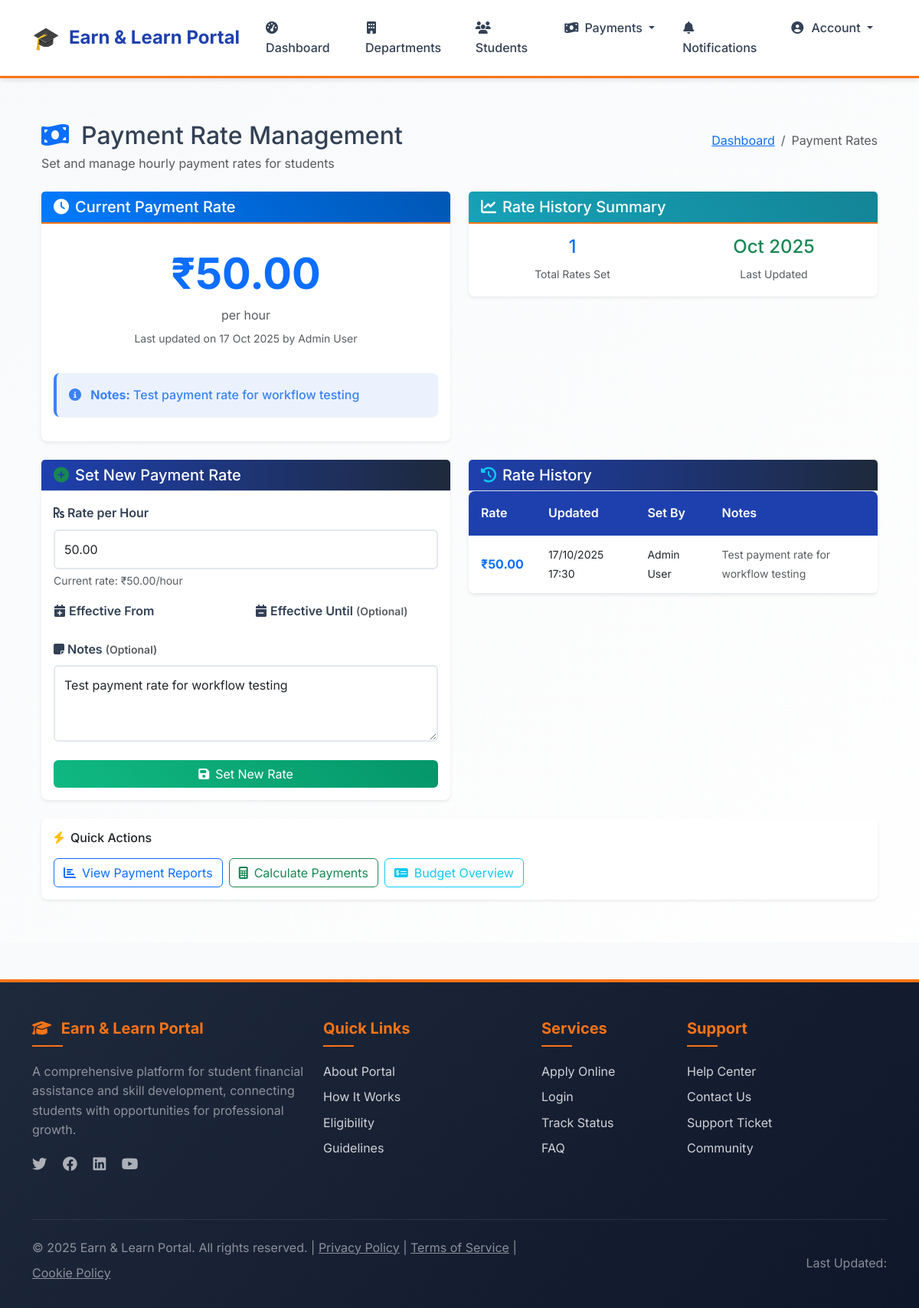
The page /scheme/payments/rates/ (signed in) on the database its author committed.
### scheme/models.py (models this page shows, shortened)
class PaymentRate(models.Model):
    rate_per_hour = models.DecimalField(
        max_digits=8,
        decimal_places=2,
        validators=[MinValueValidator(Decimal('0.01'))],
        help_text="Payment rate per hour in INR"
    )
    set_by = models.ForeignKey(
        settings.AUTH_USER_MODEL,
        on_delete=models.SET_NULL,
        null=True,
        limit_choices_to={'role': 'el_coordinator'},
        related_name='payment_rates_set'
    )
    created_at = models.DateTimeField(auto_now_add=True)
    updated_at = models.DateTimeField(auto_now=True)
    notes = models.TextField(blank=True, null=True, help_text="Optional notes about this rate change")
    class Meta:
        ordering = ['-updated_at']
        verbose_name = "Payment Rate"
        verbose_name_plural = "Payment Rate"
    @classmethod
    def get_current_rate(cls):
        try:
            return cls.objects.first()
        except cls.DoesNotExist:
            return None

### users/models.py (models this page shows, shortened)
class User(AbstractUser):
    ROLE_CHOICES = [
        ('student', 'Student'),
        ('department_encharge', 'Department Encharge'),
        ('el_coordinator', 'E & L Coordinator'),
        ('admin', 'Admin'),
    ]
    role = models.CharField(max_length=20, choices=ROLE_CHOICES, default='student')
    is_registered = models.BooleanField(default=False)
    groups = models.ManyToManyField(Group, related_name="custom_user_groups", blank=True)
    user_permissions = models.ManyToManyField(Permission, related_name="custom_user_permissions", blank=True)
    def get_full_name(self):
        if self.role == 'student':
            scheme_app = self.get_scheme_application()
            if scheme_app:
                middle_name = f" {scheme_app.middle_name}" if scheme_app.middle_name else ""
                return f"{scheme_app.first_name}{middle_name} {scheme_app.last_name}".strip()
        return super().get_full_name() or self.username

### users/decorators.py (the view)
        def wrapper(request, *args, **kwargs):
            if request.user.is_authenticated and hasattr(request.user, 'role'):
                if isinstance(required_role, list):
                    if request.user.role in required_role:
                        return view_func(request, *args, **kwargs)
                else:
                    if request.user.role == required_role:
                        return view_func(request, *args, **kwargs)
                return HttpResponseForbidden("You are not authorized to access this page.")
            return HttpResponseForbidden("You are not authorized to access this page.")

### templates/scheme/payment_rate_management.html (shortened to what this page needs)
{% extends "base.html" %}
{% load static %}
{% block content %}
<div class="container-fluid py-4">
    <div class="row">
        <div class="col-12">
            <div class="page-header mb-4">
                <div class="d-flex justify-content-between align-items-center">
                    <div>
                        <h2 class="page-title mb-1">
                            <i class="fas fa-money-bill-wave text-primary me-3"></i>Payment Rate Management
                        </h2>
                        <p class="text-muted mb-0">Set and manage hourly payment rates for students</p>
                    </div>
                    <nav aria-label="breadcrumb">
                        <ol class="breadcrumb">
                            <li class="breadcrumb-item"><a href="{% url 'el_coordinator_dashboard' %}">Dashboard</a></li>
                            <li class="breadcrumb-item active">Payment Rates</li>
                        </ol>
                    </nav>
                </div>
            </div>
        </div>
    </div>
    <div class="row mb-4">
        <div class="col-md-6">
            <div class="card border-0 shadow-sm">
                <div class="card-header bg-gradient-primary text-white">
                    <h5 class="card-title mb-0">
                        <i class="fas fa-clock me-2"></i>Current Payment Rate
                    </h5>
                </div>
                <div class="card-body">
                    {% if current_rate %}
                        <div class="text-center py-3">
                            <h1 class="display-4 text-primary mb-2">₹{{ current_rate.rate_per_hour }}</h1>
                            <p class="text-muted mb-1">per hour</p>
                            <small class="text-muted">
                                Last updated on {{ current_rate.updated_at|date:"d M Y" }}
                                by {{ current_rate.set_by.get_full_name|default:current_rate.set_by.username }}
                            </small>
                        </div>
                        {% if current_rate.notes %}
                            <div class="alert alert-info mt-3">
                                <i class="fas fa-info-circle me-2"></i>
                                <strong>Notes:</strong> {{ current_rate.notes }}
                            </div>
                        {% endif %}
                    {% else %}
                        <div class="text-center py-4">
                            <i class="fas fa-exclamation-triangle fa-3x text-warning mb-3"></i>
                            <h5 class="text-muted">No Active Payment Rate</h5>
                            <p class="text-muted">Please set a payment rate to start calculating payments.</p>
                        </div>
                    {% endif %}
                </div>
            </div>
        </div>
        <div class="col-md-6">
            <div class="card border-0 shadow-sm">
                <div class="card-header bg-gradient-info text-white">
                    <h5 class="card-title mb-0">
                        <i class="fas fa-chart-line me-2"></i>Rate History Summary
                    </h5>
                </div>
                <div class="card-body">
                    <div class="row text-center">
                        <div class="col-6">
                            <h4 class="text-primary">{{ rate_history.count }}</h4>
                            <small class="text-muted">Total Rates Set</small>
                        </div>
                        <div class="col-6">
                            <h4 class="text-success">
                                {% if rate_history %}
                                    {{ rate_history.first.updated_at|date:"M Y" }}
                                {% else %}
                                    -
                                {% endif %}
                            </h4>
                            <small class="text-muted">Last Updated</small>
                        </div>
                    </div>
                </div>
            </div>
        </div>
    </div>
    <div class="row">
        <div class="col-md-6">
            <div class="card border-0 shadow-sm">
                <div class="card-header bg-white border-bottom">
                    <h5 class="card-title mb-0">
                        <i class="fas fa-plus-circle text-success me-2"></i>Set New Payment Rate
                    </h5>
                </div>
                <div class="card-body">
                    <form method="post" class="needs-validation" novalidate>
                        <div class="mb-3">
                            <label class="form-label fw-semibold">
                                <i class="fas fa-rupee-sign me-1"></i>Rate per Hour
                            </label>
                            {{ form.rate_per_hour }}
                            {% if form.rate_per_hour.help_text %}
                                <div class="form-text">{{ form.rate_per_hour.help_text }}</div>
                            {% endif %}
                        </div>
                        <div class="row">
                            <div class="col-md-6 mb-3">
                                <label class="form-label fw-semibold">
                                    <i class="fas fa-calendar-plus me-1"></i>Effective From
                                </label>
                            </div>
                            <div class="col-md-6 mb-3">
                                <label class="form-label fw-semibold">
                                    <i class="fas fa-calendar-minus me-1"></i>Effective Until <small class="text-muted">(Optional)</small>
                                </label>
                            </div>
                        </div>
                        <div class="mb-4">
                            <label class="form-label fw-semibold">
                                <i class="fas fa-sticky-note me-1"></i>Notes <small class="text-muted">(Optional)</small>
                            </label>
                            {{ form.notes }}
                        </div>
                        <div class="d-grid">
                            <button type="submit" class="btn btn-success">
                                <i class="fas fa-save me-2"></i>Set New Rate
                            </button>
                        </div>
                    </form>
                </div>
            </div>
        </div>
        <div class="col-md-6">
            <div class="card border-0 shadow-sm">
                <div class="card-header bg-white border-bottom">
                    <h5 class="card-title mb-0">
                        <i class="fas fa-history text-info me-2"></i>Rate History
                    </h5>
                </div>
                <div class="card-body p-0">
                    {% if rate_history %}
                        <div class="table-responsive">
                            <table class="table table-hover mb-0">
                                <thead class="table-light">
                                    <tr>
                                        <th class="ps-3">Rate</th>
                                        <th>Updated</th>
                                        <th>Set By</th>
                                        <th>Notes</th>
                                    </tr>
                                </thead>
                                <tbody>
                                    {% for rate in rate_history %}
                                        <tr>
                                            <td class="ps-3">
                                                <strong class="text-primary">₹{{ rate.rate_per_hour }}</strong>
                                            </td>
                                            <td>
                                                <small>
                                                    {{ rate.updated_at|date:"d/m/Y H:i" }}
                                                </small>
                                            </td>
                                            <td>
                                                <small>{{ rate.set_by.get_full_name|default:rate.set_by.username }}</small>
                                            </td>
                                            <td>
                                                {% if rate.notes %}
                                                    <small class="text-muted">{{ rate.notes|truncatechars:50 }}</small>
                                                {% else %}
                                                    <small class="text-muted">-</small>
                                                {% endif %}
                                            </td>
                                        </tr>
                                    {% endfor %}
                                </tbody>
                            </table>
                        </div>
                    {% else %}
                        <div class="text-center py-4">
                            <i class="fas fa-clock fa-2x text-muted mb-3"></i>
                            <p class="text-muted">No payment rates have been set yet.</p>
                        </div>
                    {% endif %}
                </div>
            </div>
        </div>
    </div>
    <div class="row mt-4">
        <div class="col-12">
            <div class="card border-0 shadow-sm">
                <div class="card-body">
                    <h6 class="card-title mb-3">
                        <i class="fas fa-bolt text-warning me-2"></i>Quick Actions
                    </h6>
                    <div class="d-flex flex-wrap gap-2">
                        <a href="{% url 'payment_reports' %}" class="btn btn-outline-primary">
                            <i class="fas fa-chart-bar me-2"></i>View Payment Reports
                        </a>
                        {% if user.role == 'el_coordinator' %}
                        <a href="{% url 'payment_calculation_bulk' %}" class="btn btn-outline-success">
                            <i class="fas fa-calculator me-2"></i>Calculate Payments
                        </a>
                        {% endif %}
                        <a href="{% url 'department_payment_budget' %}" class="btn btn-outline-info">
                            <i class="fas fa-money-check-alt me-2"></i>Budget Overview
                        </a>
                    </div>
                </div>
            </div>
        </div>
    </div>
</div>
{% endblock %}

### rows shown on the page
PaymentRate: rate_per_hour "50.00", updated_at "17 Oct 2025", set_by.get_full_name "Admin User", notes "Test payment rate for workflow testing", first.updated_at "Oct 2025", updated_at "17/10/2025 17:30"

### other values the page prints
{{ rate_history.count }} "1"
